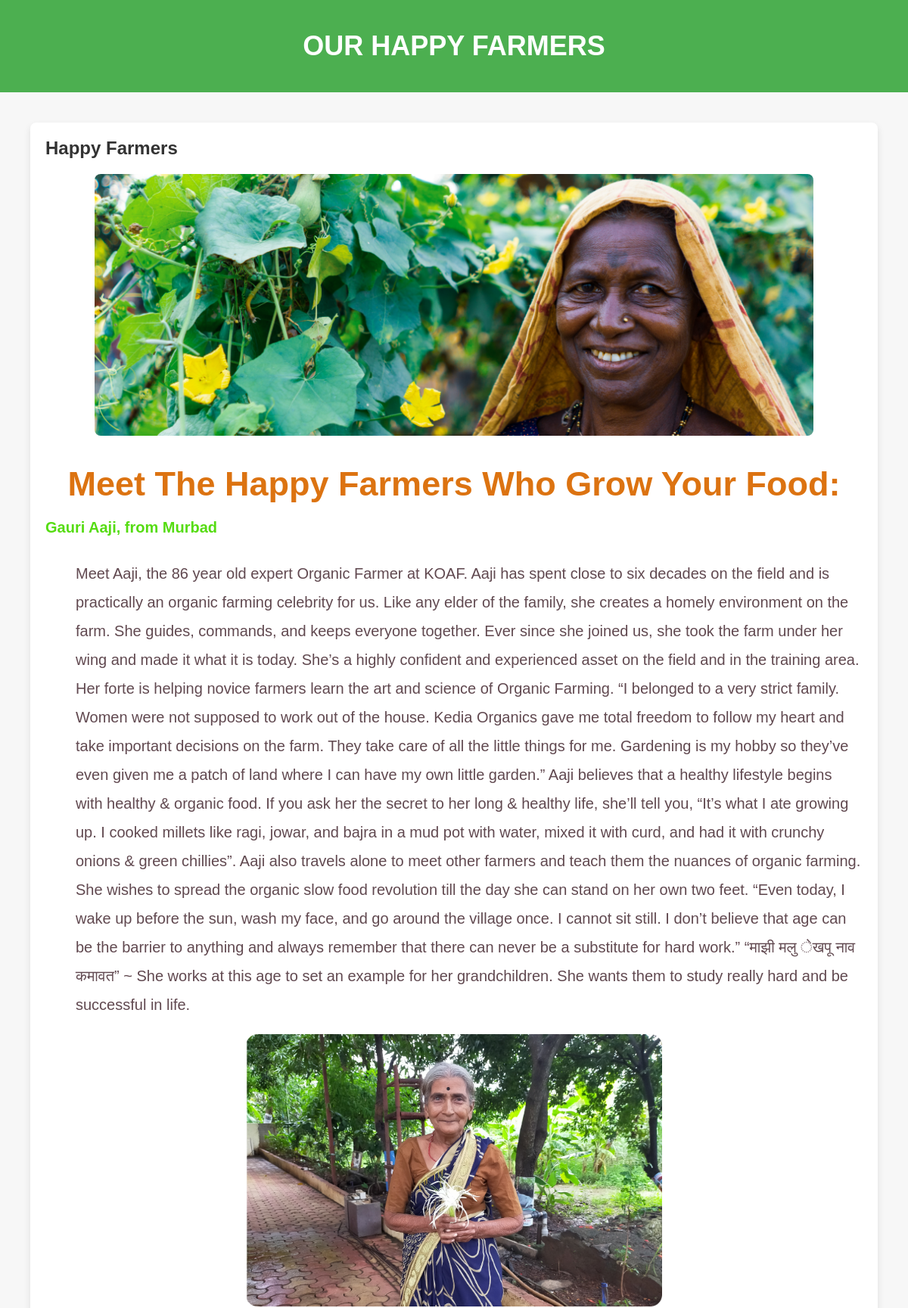
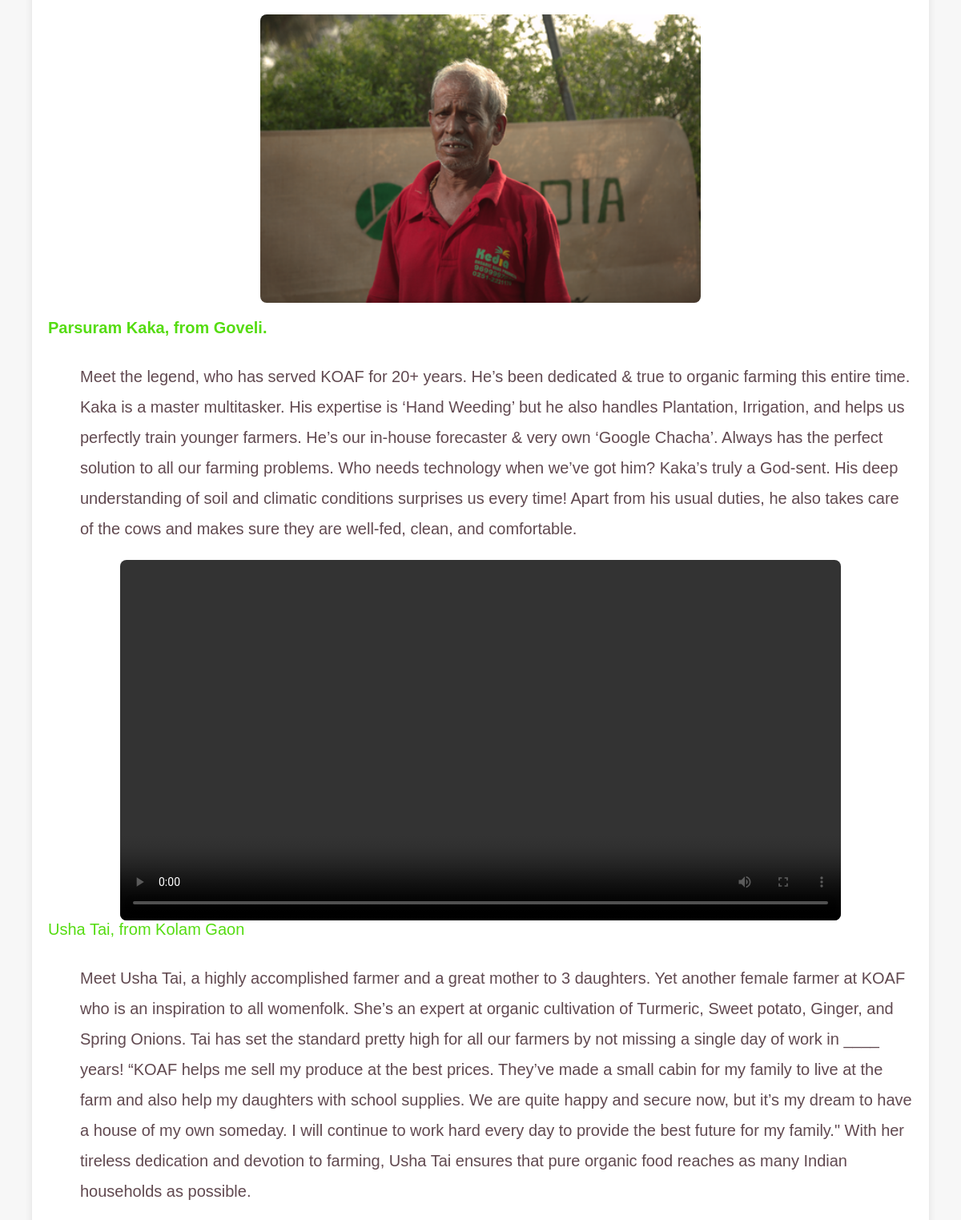
The page /farmer/ (upper part) on the database its author committed (2 pictures, top to bottom).
### myApp/models.py (models this page shows)
class Farmer(models.Model):
    title = models.CharField(max_length=200,default="Default Farm Title")  # Title of the cow
    photos1 = models.ImageField(upload_to='farmer_photos1/', blank=True, null=True,default='default_photo.jpg')  # Field to upload photos (optional)
    description1  = models.TextField(default="Default description")  # Description of the cow
    photos2 = models.ImageField(upload_to='farmer_photos2/', blank=True, null=True,default='default_photo.jpg')  # Field to upload photos (optional)
    photos3 = models.ImageField(upload_to='farmer_photos3/', blank=True, null=True,default='default_photo.jpg')  # Field to upload photos (optional)
    description2 = models.TextField(default="Default description")  # Description of the cow
    video1 = models.FileField(upload_to='farmer_videos1/', blank=True, null=True,default='default_video.mp4')  # Field to upload video (optional)
    description3 = models.TextField(default="Default description")  # Description of the cow
    photos4 = models.ImageField(upload_to='farmer_photos4/', blank=True, null=True,default='default_photo.jpg')  # Field to upload photos (optional)
    photos5 = models.ImageField(upload_to='farmer_photos5/', blank=True, null=True,default='default_photo.jpg')  # Field to upload photos (optional)
    description4 = models.TextField(default="Default description")  # Description of the cow
    photos6 = models.ImageField(upload_to='farmer_photos6/', blank=True, null=True,default='default_photo.jpg')  # Field to upload photos (optional)
    description5 = models.TextField(default="Default description")  # Description of the cow
    created_at = models.DateTimeField(default=timezone.now)  # Timestamp for when the cow entry is created
    def __str__(self):
        return self.title

### GrowPure/views.py (the view)
# urls.py: path('farmer/', views.farmer_list, name='farmer_list'),
def farmer_list(request):
    farmers = Farmer.objects.all()
    print(farmers)  # Debugging output
    return render(request, 'farm/farmer_list.html', {'farmers': farmers})

### templates/farm/farmer_list.html (shortened to what this page needs)
<html lang="en">
<head>
</head>
<body>
    <header>
        <div class="container">
            <h1>OUR HAPPY FARMERS</h1>
        </div>
    </header>
    <div class="farmer-container">
        {% for farmer in farmers %}
            <div class="farmer-card">
                <h2>{{ farmer.title }}</h2>
                {% if farmer.photos1 %}
                <div class="farmer-photo1">
                    <img src="{{ farmer.photos1.url }}" alt="{{ farmer.title }}">
                </div>
                {% endif %}
                <br>
                <h6>Meet The Happy Farmers Who Grow Your Food:</h6>
                <h4>Gauri Aaji, from Murbad</h4>
                <p class="description">{{ farmer.description1 }}</p>
                {% if farmer.photos2 %}
                <div class="farmer-photo">
                    <img src="{{ farmer.photos2.url }}" alt="{{ farmer.title }}">
                </div>
                {% endif %}
                {% if farmer.photos3 %}
                <div class="farmer-photo">
                    <img src="{{ farmer.photos3.url }}" alt="{{ farmer.title }}">
                </div>
                {% endif %}
                <h5>Parsuram Kaka, from Goveli.</h5>
                <p class="description">{{ farmer.description2 }}</p>
                {% if farmer.video1 %}
                    <div class="farmer-video1">
                        <video controls>
                            <source src="{{ farmer.video1.url }}" type="video/mp4">
                        </video>
                    </div>
                {% endif %}
                <h7>Usha Tai, from Kolam Gaon</h7>
                <p class="description">{{ farmer.description3 }}</p>
            </div>
        {% endfor %}
    </div>
</body>
</html>

### templates/farm/farmer_list.html (style rules this page uses)
* { margin: 0; padding: 0; box-sizing: border-box; }
body { font-family: Arial, sans-serif; background-color: #f7f7f7; color: #333; }
.container { max-width: 1200px; margin: 0 auto; padding: 20px; }
header { background-color: #4CAF50; color: white; padding: 20px 0; text-align: center; }
h1 { font-size: 36px; }
.farmer-container { justify-content: space-between; padding: 20px; }
.farmer-card { background-color: white; border-radius: 8px; box-shadow: 0 4px 10px rgba(0, 0, 0, 0.1); max-width: 800%; margin: 20px; padding: 20px; }
.farmer-card h2 { font-size: 24px; color: #333; justify-content: center; }
.description { margin: 10px 0; font-size: 20px; color: #555; justify-content: center; justify-content: left; margin-top: 30px; margin-left: 40px; color: rgb(97, 73, 80); line-height: 1.9; }
.farmer-card h6 { font-size: 45px !important; color: rgb(220, 115, 17) !important; text-align: center; margin-top: 20px; }
.farmer-card h4 { font-size: 20px; color:rgb(85, 220, 17); margin-top: 20px; justify-content:left; }
.farmer-card h5 { font-size: 20px; color:rgb(85, 220, 17); margin-top: 20px; justify-content:left; }
.farmer-card h7 { font-size: 20px; color:rgb(85, 220, 17); margin-top: 30px; justify-content:left; }
.farmer-video1 { margin-top: 20px; margin-left: 40px; text-align: center; max-width: 100%; height: 450px; display: block; margin-left: auto; margin-right: auto; }
.farmer-video1 video { max-width: 100%; height:450px; border-radius: 8px; margin-bottom: 20px; }
.farmer-photo { margin-top: 20px; margin-left: 40px; margin-right: 40px; text-align: center; display: flex; justify-content: center; gap: 20px; flex-wrap: wrap; }
.farmer-photo1 { margin-top: 20px; margin-left: 40px; margin-right: 40px; text-align: center; display: flex; justify-content: center; gap: 20px; flex-wrap: wrap; }
.farmer-photo1 img { width: 95%; border-radius: 8px; }
.farmer-photo img { width: 55%; border-radius: 8px; }

### rows shown on the page
Farmer: title "Happy Farmers", photos1 (picture), description1 "Meet Aaji, the 86 year old expert Organic Farmer at KOAF. Aaji has spent close to six decades on the field and is practically an organic farming celebrity for us. Like any elder of the family, she creates a homely environment on the farm. She guides, commands, and keeps everyone together. Ever since she joined us, she took the farm under her wing and made it what it is today. She’s a highly confident and experienced asset on the field and in the training area. Her forte is helping novice farmers learn the art and science of Organic Farming. “I belonged to a very strict family. Women were not supposed to work out of the house. Kedia Organics gave me total freedom to follow my heart and take…", photos2 (picture), photos3 (picture), description2 "Meet the legend, who has served KOAF for 20+ years. He’s been dedicated & true to organic farming this entire time. Kaka is a master multitasker. His expertise is ‘Hand Weeding’ but he also handles Plantation, Irrigation, and helps us perfectly train younger farmers. He’s our in-house forecaster & very own ‘Google Chacha’. Always has the perfect solution to all our farming problems. Who needs technology when we’ve got him? Kaka’s truly a God-sent. His deep understanding of soil and climatic conditions surprises us every time! Apart from his usual duties, he also takes care of the cows and makes sure they are well-fed, clean, and comfortable.", description3 "Meet Usha Tai, a highly accomplished farmer and a great mother to 3 daughters. Yet another female farmer at KOAF who is an inspiration to all womenfolk. She’s an expert at organic cultivation of Turmeric, Sweet potato, Ginger, and Spring Onions. Tai has set the standard pretty high for all our farmers by not missing a single day of work in ____ years! “KOAF helps me sell my produce at the best prices. They’ve made a small cabin for my family to live at the farm and also help my daughters with school supplies. We are quite happy and secure now, but it’s my dream to have a house of my own someday. I will continue to work hard every day to provide the best future for my family.\" With her…"
